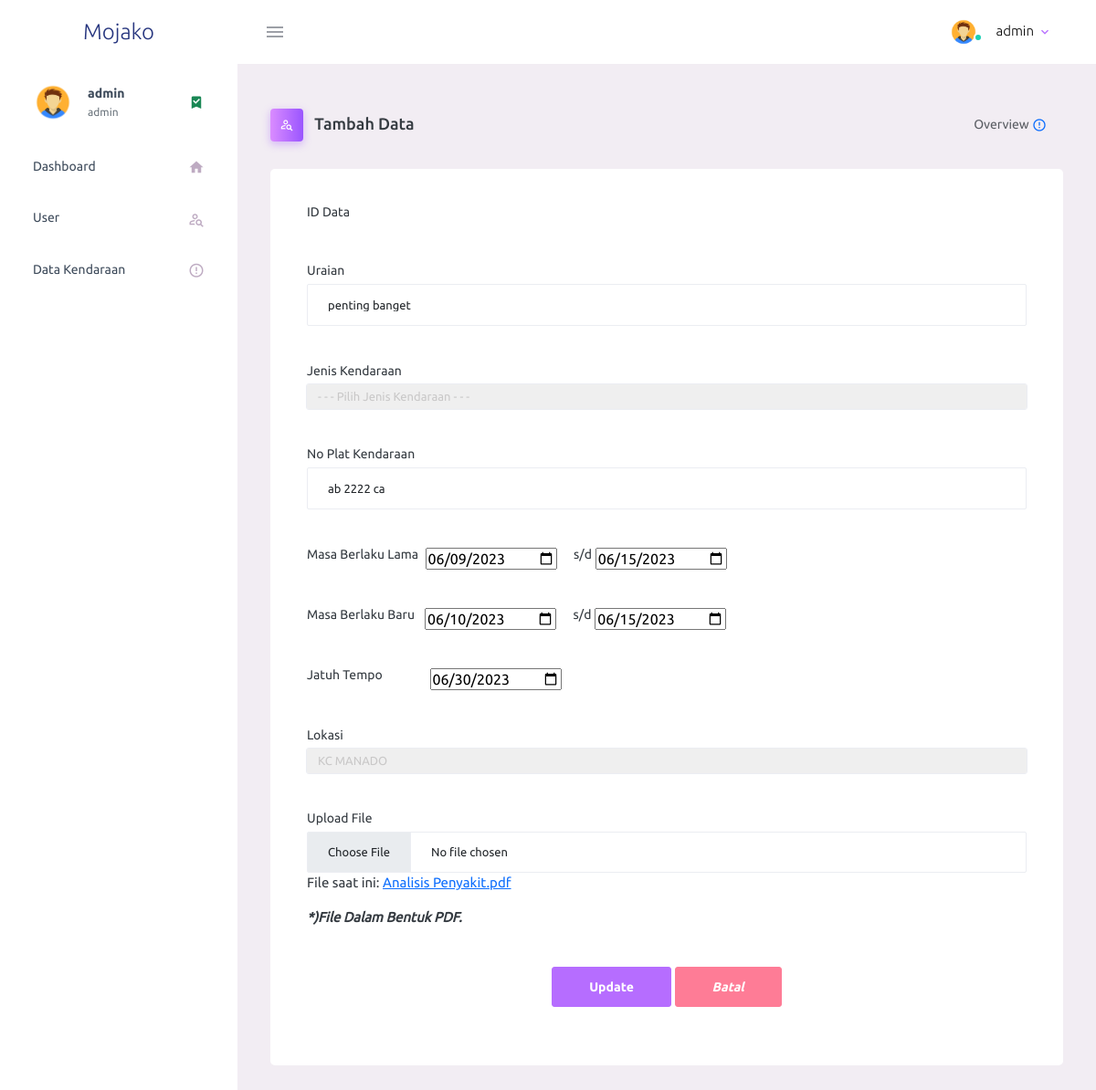
The app's page /penting/ubaha.php?id_data=28 (signed in) with its own data.
### tables this page shows
CREATE TABLE `data` (
  `id_data` int(11) NOT NULL,
  `id_mas` int(11) NOT NULL,
  `uraian` text NOT NULL,
  `jenis_kendaraan` text NOT NULL,
  `plat` varchar(20) NOT NULL,
  `mbl` date NOT NULL,
  `mbl_sd` date NOT NULL,
  `mbb` date NOT NULL,
  `mbb_sd` date NOT NULL,
  `jatuh_tempo` date NOT NULL,
  `lokasi` text NOT NULL,
  `file` text NOT NULL
);

### penting/ubaha.php (the view, shortened to what this page needs)
<?php
include "functions.php";
$id_data = isset($_GET['id_data']) ? $_GET['id_data'] : "";
$query = "SELECT * FROM data WHERE id_data = '$id_data'";
$result = $db->query($query);
$data = $result->fetch_object();
?>
<!DOCTYPE html>
<html lang="en">
<head>
    <link rel="stylesheet" href="admin/assets/vendors/mdi/css/materialdesignicons.min.css">
    <link rel="stylesheet" href="admin/assets/vendors/css/vendor.bundle.base.css">
    <link rel="stylesheet" href="admin/assets/css/style.css">
</head>
<body>
    <?php require "partials/navbar.php"; ?>
    <div class="container-fluid page-body-wrapper">
        <?php require "partials/sidebar.php"; ?>
        <div class="main-panel">
            <div class="content-wrapper">
                <div class="page-header">
                    <h3 class="page-title">
                        <span class="page-title-icon bg-gradient-primary text-white me-2">
                            <i class="mdi mdi-account-search-outline"></i>
                        </span> Tambah Data
                    </h3>
                    <nav aria-label="breadcrumb">
                        <ul class="breadcrumb">
                            <li class="breadcrumb-item active" aria-current="page">
                                <span></span>Overview <i class="mdi mdi-alert-circle-outline icon-sm text-primary align-middle"></i>
                            </li>
                        </ul>
                    </nav>
                </div>
                <div class="row">
                    <div class="panel panel-default">
                        <div class="col-lg-12 grid-margin stretch-card">
                            <div class="card">
                                <div class="card-body">
                                    <div class="panel-heading">
                                        <div class="row">
                                            <div class="col-sm-12">
                                                <form action="updateA.php" method="POST" enctype="multipart/form-data">
                                                    <div class="form-group">
                                                        <label>ID Data</label>
                                                    </div><br>
                                                    <div class="form-group">
                                                        <label>Uraian</label>
                                                        <input type="text" name="uraian" class="form-control" value="<?php echo $data->uraian ?>" required>
                                                    </div><br>
                                                    <div class="form-group">
                                                        <label>Jenis Kendaraan</label>
                                                        <select class="form-control" name="jenis_kendaraan" required>
                                                            <option value="">- - - Pilih Jenis Kendaraan - - - </option>
                                                        </select>
                                                    </div><br>
                                                    <div class="form-group">
                                                        <label>No Plat Kendaraan</label>
                                                        <input type="text" name="plat" class="form-control" value="<?php echo $data->plat ?>" required>
                                                    </div><br>
                                                    <div class="form-group">
                                                        <label>Masa Berlaku Lama</label>&nbsp;
                                                        <input type="date" name="mbl" value="<?php echo $data->mbl ?>" required>
                                                        &nbsp;&nbsp;&nbsp;&nbsp;<label>s/d</label>
                                                        <input type="date" name="mbl_sd" value="<?php echo $data->mbl_sd ?>" required>
                                                    </div><br>
                                                    <div class="form-group">
                                                        <label>Masa Berlaku Baru</label> &nbsp;
                                                        <input type="date" name="mbb" value="<?php echo $data->mbb ?>" required>
                                                        &nbsp;&nbsp;&nbsp;&nbsp;<label>s/d</label>
                                                        <input type="date" name="mbb_sd" value="<?php echo $data->mbb_sd ?>" required>
                                                    </div><br>
                                                    <div class="form-group">
                                                        <label>Jatuh Tempo</label> &nbsp;&nbsp;&nbsp;&nbsp;&nbsp;&nbsp;&nbsp;&nbsp;&nbsp;&nbsp;&nbsp;&nbsp;
                                                        <input type="date" name="jatuh_tempo" value="<?php echo $data->jatuh_tempo ?>" required>
                                                    </div><br>
                                                    <div class="form-group">
                                                        <label>Lokasi</label>
                                                        <select class="form-control" name="lokasi" required>
                                                            <option <?php echo $data->lokasi == 'KC MANADO' ? 'selected' : '' ?>>KC MANADO</option>
                                                        </select>
                                                    </div><br>
                                                    <div class="form-group">
                                                        <label>Upload File</label>
                                                        <input type="file" name="file" accept="application/pdf" class="form-control">
                                                        <?php if (!empty($data->file)) { ?>
                                                            <p>File saat ini: <a href="<?php echo $data->file ?>" target="_blank"><?php echo $data->file ?></a></p>
                                                        <?php } else { ?>
                                                            <p>File saat ini: Belum ada file</p>
                                                        <?php } ?>
                                                        <p class="PDF"><b><i>*)File Dalam Bentuk PDF.<b><i></p>
                                                    </div><br>
                                                    <center>
                                                        <div class="form-group">
                                                            <input type="submit" name="proses" class="btn btn-primary" value="Update">
                                                            <a href="aset.php" class="btn btn-danger">Batal</a>
                                                        </div>
                                                    </center>
                                                </form>
                                            </div>
                                        </div>
                                    </div>
                                </div>
                            </div>
                        </div>
                    </div>
                </div>
            </div>
        </div>
    </div>
</body>
</html>

### records on screen
data: uraian "penting banget", plat "ab 2222 ca", mbl "06/09/2023", mbl_sd "06/15/2023", mbb "06/10/2023", mbb_sd "06/15/2023", jatuh_tempo "06/30/2023", lokasi "KC MANADO", file "Analisis Penyakit.pdf"

### other values on screen
$_SESSION['login'] "admin"
$_SESSION['level'] "admin"
